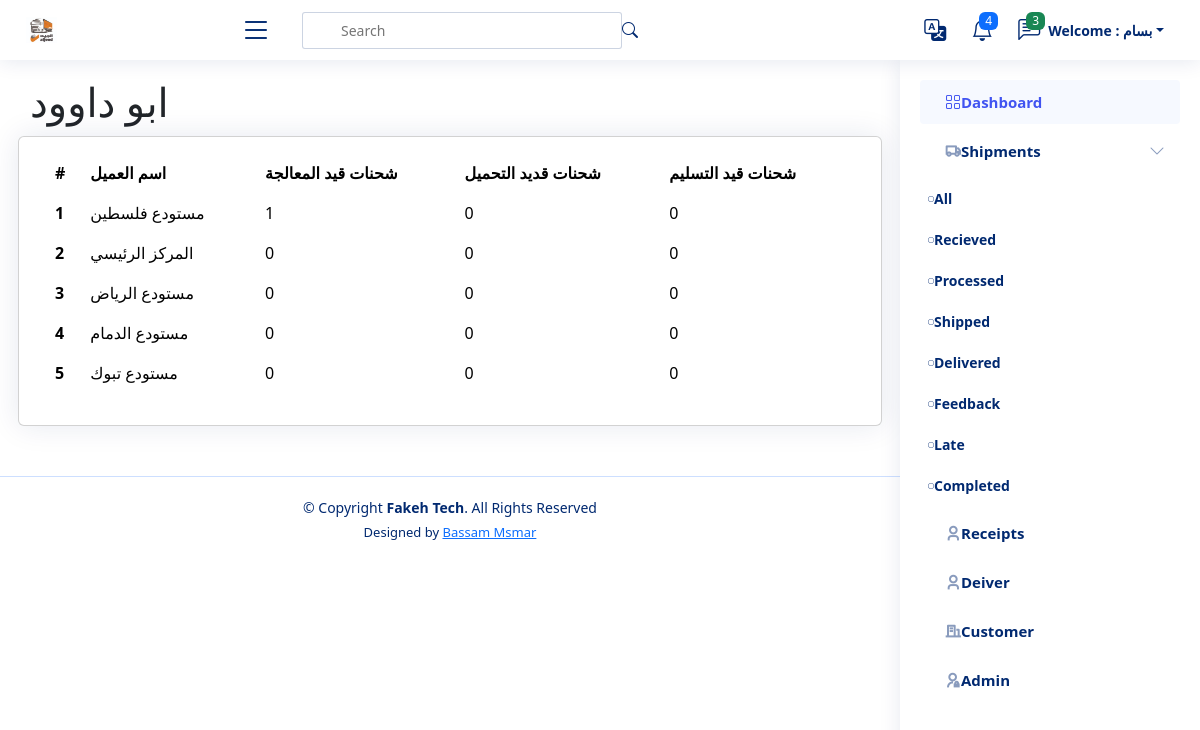
The app's page /customer/1/ (signed in) with its own data.
### settings/models.py (models this page shows, shortened)
class Company(models.Model):
    name = models.CharField(_("Company Name"), max_length=100)
    logo = models.ImageField(_("Company Logo"), upload_to='company')
    cover = models.ImageField(_("Company Cover"), upload_to='company', null=True, blank=True)
    subtitle = models.TextField(_("Subtitle"), max_length=500)
    facebool_link = models.URLField(_("Facebool_link"), max_length=200, null=True, blank=True)
    twitter_link = models.URLField(_("Twitter_link"), max_length=200, null=True, blank=True)
    youtube_link = models.URLField(_("Youtube_link"), max_length=200, null=True, blank=True)
    phone = models.IntegerField(_("Company Phone"), null=True, blank=True)
    email = models.EmailField(_("Company Email"), max_length=500, null=True, blank=True)
    address = models.TextField(_("Company Address"), max_length=500, null=True, blank=True)
    android_app = models.URLField(_("Android app"), max_length=200, null=True, blank=True)
    ios_app = models.URLField(_("ios app"), max_length=200, null=True, blank=True)
    call_us = models.IntegerField(_("call us"), null=True, blank=True)
    email_us = models.EmailField(_("email us"), max_length=100, null=True, blank=True)

### customers/models.py (models this page shows, shortened)
class Customers(models.Model):
    name = models.CharField(max_length=255)
    def __str__(self):
        return self.name

class Branch(models.Model):
    customers = models.ForeignKey(Customers, related_name='branch_customers', on_delete=models.CASCADE)
    name = models.CharField(_("Name"),max_length=255)
    city = models.CharField(_("City"),max_length=255)

### customers/views.py (the view)
# urls.py: path('<int:pk>/', CustomersDetail.as_view(), name='customer_detail'),
class CustomersDetail(DetailView):
    model = Customers

### templates/customers/customers_detail.html (shortened to what this page needs)
{% extends 'base.html' %}
{% load static %}
{% block body %}
<main id="main" class="main">
    <div class="col-lg-12">
        <div class="row">
                    <h1>{{object}}</h1>
                <div class="card recent-sales overflow-auto">
                    <div class="card-body">
                        <table class="table table-borderless datatable  table-hover">
                            <thead>
                                <tr>
                                    <th scope="col">#</th>
                                    <th scope="col">اسم العميل </th>
                                    <th scope="col"> شحنات قيد المعالجة</th>
                                    <th scope="col"> شحنات قديد التحميل </th>
                                    <th scope="col"> شحنات قيد التسليم </th>
                                </tr>
                            </thead>
                            <tbody>
                                {% for customer in object.branch_customers.all %}
                                <tr>
                                    <th scope="row">{{ forloop.counter }}</th>
                                    <td><a class="text-reset text-decoration-none" href="#">{{ customer.name }}</a></td>
                                    <td>{{ customer.shipments_company.all.count }}</td>
                                    <td>0</td>
                                    <td>0</td>
                                </tr>
                                {% endfor %}
                            </tbody>
                        </table>
                    </div>
                </div>
            </div>
        </div>
</main>
{% endblock %}

### templates/base.html (shortened to what this page needs)
{% load static %}
{% load i18n %}
{% get_current_language as LANGUAGE_CODE %}
<!DOCTYPE html>
<html lang="en"  {% if LANGUAGE_CODE == 'ar' %} dir="rtl" {% endif %} >
<head>
  <link rel="stylesheet" href="{% static 'style.css' %} ">
  {% if LANGUAGE_CODE == 'en' %}
    <link href="{% static 'en/vendor/bootstrap/css/bootstrap.min.css' %} " rel="stylesheet">
    <link href="{% static 'en/vendor/bootstrap-icons/bootstrap-icons.css' %} " rel="stylesheet">
    <link href="{% static 'en/vendor/boxicons/css/boxicons.min.css' %} " rel="stylesheet">
    <link href="{% static 'en/vendor/quill/quill.snow.css' %} " rel="stylesheet">
    <link href="{% static 'en/vendor/quill/quill.bubble.css' %} " rel="stylesheet">
    <link href="{% static 'en/vendor/remixicon/remixicon.css' %} " rel="stylesheet">
    <link href="{% static 'en/vendor/simple-datatables/style.css' %} " rel="stylesheet">
  {% endif %}
</head>
<body>
  {% if request.user.is_authenticated %}
  <header id="header" class="header fixed-top d-flex align-items-center">
    <div class="d-flex align-items-center justify-content-between">
      <a href="/" class="logo d-flex align-items-center">
        <img src="{{ company_data.logo.url }} " alt="ألجيد">
      </a>
      <i class="bi bi-list toggle-sidebar-btn"></i>
    </div>
    <div class="search-bar">
      <form class="search-form d-flex align-items-center" method="POST" action="#">
        <input type="text" name="query" placeholder="Search" title="Enter search keyword">
        <button type="submit" title="Search"><i class="bi bi-search"></i></button>
      </form>
    </div>
    <nav class="header-nav ms-auto">
      <ul class="d-flex align-items-center">
        <li class="nav-item dropdown">
          <a class="nav-link nav-icon" href="#" data-bs-toggle="dropdown">
            <i class="bi bi-translate"></i>
          </a>
                {% get_current_language as LANGUAGE_CODE %}
                {% get_available_languages as LANGUAGES %}
                {% get_language_info_list for LANGUAGES as languages %}
        </li>
        <li class="nav-item dropdown">
          <a class="nav-link nav-icon" href="#" data-bs-toggle="dropdown">
            <i class="bi bi-bell"></i>
            <span class="badge bg-primary badge-number">4</span>
          </a>
        </li>
        <li class="nav-item dropdown">
          <a class="nav-link nav-icon" href="#" data-bs-toggle="dropdown">
            <i class="bi bi-chat-left-text"></i>
            <span class="badge bg-success badge-number">3</span>
          </a>
        </li>
        {% if request.user.is_authenticated %}
        <li class="nav-item dropdown pe-3">
          <a class="nav-link nav-profile d-flex align-items-center pe-0" href="#" data-bs-toggle="dropdown">
            <span class="d-none d-md-block dropdown-toggle ps-2">{% translate "Welcome" %} : {{ request.user.first_name }}</span>
          </a>
        </li>
        {% else %}
        <button type="button" class="btn btn-primary mx-3"><a href="{% url 'login' %}" class="nav-link">Login</a></button>
        {% endif %}
      </ul>
    </nav>
  </header>
  <aside id="sidebar" class="sidebar">
    <ul class="sidebar-nav" id="sidebar-nav">
      <li class="nav-item">
        <a class="nav-link " href="/">
          <i class="bi bi-grid"></i>
          <span>{% translate "Dashboard" %}</span>
        </a>
      </li>
         <li class="nav-item">
        <a class="nav-link collapsed" data-bs-target="#forms-nav" data-bs-toggle="collapse" href="/shipment">
          <i class="ri-truck-line"></i><span>{% translate "Shipments" %}</span><i class="bi bi-chevron-down ms-auto"></i>
        </a>
        <ul id="forms-nav" class="nav-content" data-bs-parent="#sidebar-nav">
          <li>
            <a href="{% url 'shipment_list' status='All' %}">
              <i class="bi bi-circle"></i><span>{% translate "All" %}</span>
            </a>
          </li>
          <li>
            <a href="{% url 'shipment_list' status='Recieved' %}">
              <i class="bi bi-circle"></i><span>{% translate "Recieved" %}</span>
            </a>
          </li>
          <li>
            <a href="{% url 'shipment_list' status='Processed' %}">
              <i class="bi bi-circle"></i><span>{% translate "Processed" %}</span>
            </a>
          </li>
          <li>
            <a href="{% url 'shipment_list' status='Shipped' %}">
              <i class="bi bi-circle"></i><span>{% translate "Shipped" %}</span>
            </a>
          </li>
          <li>
            <a href="{% url 'shipment_list' status='Delivered' %}">
              <i class="bi bi-circle"></i><span>{% translate "Delivered" %} </span>
            </a>
          </li>
          <li>
            <a href="{% url 'shipment_list' status='Feedback' %}">
              <i class="bi bi-circle"></i><span>{% translate "Feedback" %}</span>
            </a>
          </li>
          <li>
            <a href="{% url 'shipment_list' status='Late' %}">
              <i class="bi bi-circle"></i><span>{% translate "Late" %}</span>
            </a>
          </li>
          <li>
            <a href="{% url 'shipment_list' status='Completed' %}">
              <i class="bi bi-circle"></i><span>{% translate "Completed" %}</span>
            </a>
          </li>
        </ul>
      </li>
      <li class="nav-item">
        <a class="nav-link collapsed" href="/receipt">
          <i class="ri-user-3-line"></i>
          <span>{% translate "Receipts" %}</span>
        </a>
      </li>
      <li class="nav-item">
        <a class="nav-link collapsed" href="/driver">
          <i class="ri-user-3-line"></i>
          <span>{% translate "Deiver" %}</span>
        </a>
      </li>
      {% if request.user.is_authenticated and request.user.is_superuser %}
      <li class="nav-item">
        <a class="nav-link collapsed" href="/customer">
          <i class="ri-building-line"></i>
          <span>{% translate "Customer" %}</span>
        </a>
      </li>
      <li class="nav-item">
        <a class="nav-link collapsed" href="/admin">
          <i class="ri-admin-line"></i>
          <span>{% translate "Admin" %}</span>
        </a>
      </li>
      {% endif %}
    </ul>
  </aside>
  {% endif %}
  {% block body %}
  {% endblock %}
  {% if request.user.is_authenticated %}
  <footer id="footer" class="footer">
    <div class="copyright">
      &copy; Copyright <strong><span>Fakeh Tech</span></strong>. All Rights Reserved
    </div>
    <div class="credits">
      Designed by <a href="">Bassam Msmar</a>
    </div>
  </footer>
  {% endif %}
</body>
</html>

### static/style.css (style rules this page uses)
:root { scroll-behavior: smooth; }
body { font-family: "Open Sans", sans-serif; background: #f6f9ff; color: #444444; }
a { color: #4154f1; text-decoration: none; }
h1, h2, h3, h4, h5, h6 { font-family: "Nunito", sans-serif; }
#main { margin-top: 60px; padding: 20px 30px; transition: all 0.3s; }
.card { margin-bottom: 30px; border: none; border-radius: 5px; box-shadow: 0px 0 30px rgba(1, 41, 112, 0.1); }
.card-body { padding: 0 20px 20px 20px; }
.logo { line-height: 1; }
@media (min-width: 1200px) { .logo { width: 280px; } }
.logo img { max-height: 26px; margin-left: 6px; }
.header { transition: all 0.5s; z-index: 997; height: 60px; box-shadow: 0px 2px 20px rgba(1, 41, 112, 0.1); background-color: #fff; padding-right: 20px; }
.header .toggle-sidebar-btn { font-size: 32px; padding-right: 10px; cursor: pointer; color: #012970; }
.header .search-bar { min-width: 360px; padding: 0 20px; }
.header .search-form { width: 100%; }
.header .search-form input { border: 0; font-size: 14px; color: #012970; border: 1px solid rgba(1, 41, 112, 0.2); padding: 7px 8px 7px 38px; border-radius: 3px; transition: 0.3s; width: 100%; }
.header .search-form button { border: 0; padding: 0; margin-right: -30px; background: none; }
.header .search-form button i { color: #012970; }
.header-nav ul { list-style: none; }
.header-nav > ul { margin: 0; padding: 0; }
.header-nav .nav-icon { font-size: 22px; color: #012970; margin-left: 25px; position: relative; }
.header-nav .nav-profile { color: #012970; }
.header-nav .nav-profile span { font-size: 14px; font-weight: 600; }
.header-nav .badge-number { position: absolute; inset: -2px -5px auto auto; font-weight: normal; font-size: 12px; padding: 3px 6px; }
.sidebar { position: fixed; top: 60px; right: 0; bottom: 0; width: 300px; z-index: 996; transition: all 0.3s; padding: 20px; overflow-y: auto; scrollbar-width: thin; scrollbar-color: #aab7cf transparent; box-shadow: 0px 0px 20px rgba(1, 41, 112, 0.1); background-color: #fff; }
@media (min-width: 1200px) { #main, #footer { margin-right: 300px; } }
.sidebar-nav { padding: 0; margin: 0; list-style: none; }
.sidebar-nav li { padding: 0; margin: 0; list-style: none; }
.sidebar-nav .nav-item { margin-bottom: 5px; }
.sidebar-nav .nav-link { display: flex; align-items: center; font-size: 15px; font-weight: 600; color: #4154f1; transition: 0.3; background: #f6f9ff; padding: 10px 15px; border-radius: 4px; }
.sidebar-nav .nav-link i { font-size: 16px; margin-left: 10px; color: #4154f1; }
.sidebar-nav .nav-link.collapsed { color: #012970; background: #fff; }
.sidebar-nav .nav-link.collapsed i { color: #899bbd; }
.sidebar-nav .nav-link .bi-chevron-down { margin-left: 0; transition: transform 0.2s ease-in-out; }
.sidebar-nav .nav-content { padding: 5px 0 0 0; margin: 0; list-style: none; }
.sidebar-nav .nav-content a { display: flex; align-items: center; font-size: 14px; font-weight: 600; color: #012970; transition: 0.3; padding: 10px 40px 10px 0; transition: 0.3s; text-decoration-line: none; }
.sidebar-nav .nav-content a i { font-size: 6px; margin-left: 8px; line-height: 0; border-radius: 50%; text-decoration-line: none; }
.footer { padding: 20px 0; font-size: 14px; transition: all 0.3s; border-top: 1px solid #cddfff; }
.footer .copyright { text-align: center; color: #012970; }
.footer .credits { padding-top: 5px; text-align: center; font-size: 13px; color: #012970; }
.logo { max-width: 200px; margin: 20px; float: left; display: block; }

### records on screen
Company: logo (picture)
Customers: name "ابو داوود"
Branch: name "مستودع فلسطين", shipments_company.all.count "1"
Branch: name "المركز الرئيسي", shipments_company.all.count "0"
Branch: name "مستودع الرياض", shipments_company.all.count "0"
Branch: name "مستودع الدمام", shipments_company.all.count "0"
Branch: name "مستودع تبوك", shipments_company.all.count "0"

### other values on screen
{{ request.user.first_name }} "بسام"
